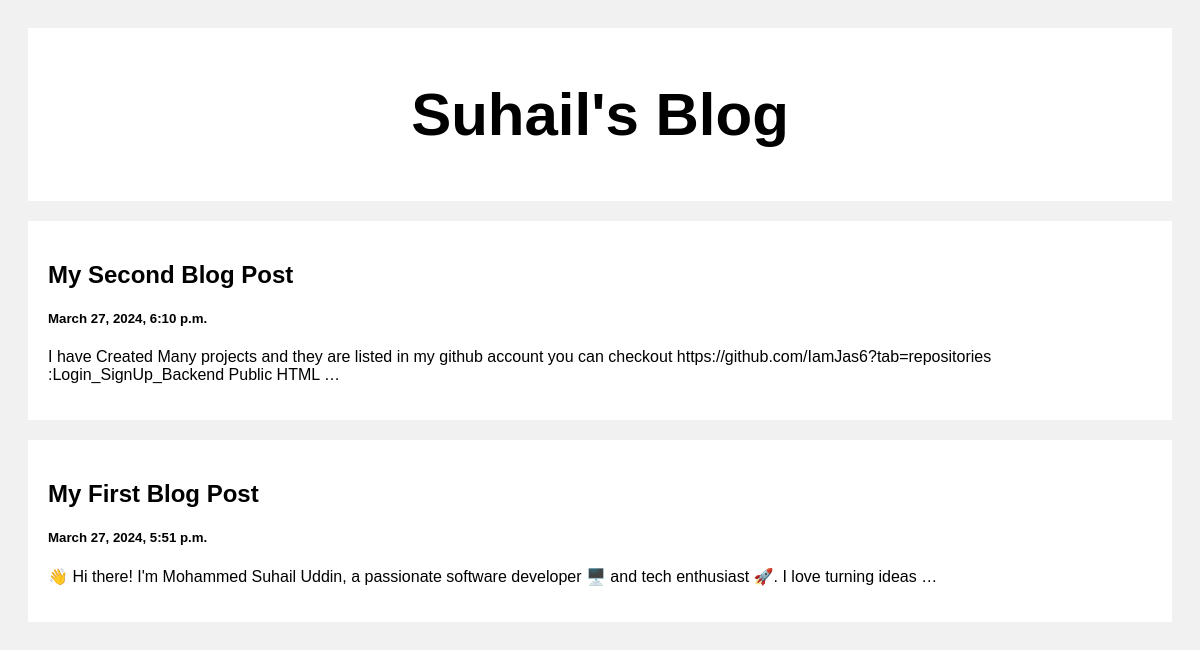
The page / on the database its author committed.
### Myblog/models.py (models this page shows)
class Post(models.Model):
    title = models.CharField(max_length = 100)
    body = models.CharField(max_length = 100000)
    created_date = models.DateTimeField(default=datetime.now, blank=True)

### Myblog/views.py (the view)
# urls.py: path('', views.index, name='index'),
def index(request):
    posts = Post.objects.all()
    return render(request, 'index.html', {'posts':posts} )

### templates/index.html (shortened to what this page needs)
<!DOCTYPE html>
<html>
<head>
</head>
<body>
<div class="header">
  <h2>Suhail's Blog</h2>
</div>
<div class="row">
  <div class="leftcolumn">
    {% for post in posts reversed %}
    <div class="card">
      <a style="text-decoration: none; color: black;" href="/post/{{post.id}}">
        <h2>{{post.title}}</h2>
        <h5>{{post.created_date}}</h5>
        <p>{{post.body|truncatewords:20}}</p>
      </a>
    </div>
    {% endfor %}
  </div>
</div>
</body>
</html>

### templates/index.html (style rules this page uses)
* { box-sizing: border-box; }
body { font-family: Arial; padding: 20px; background: #f1f1f1; }
.header { padding: 2px; font-size: 40px; text-align: center; background: white; }
.leftcolumn { float: left; width: 100%; }
.card { background-color: white; padding: 20px; margin-top: 20px; }
.row:after { content: ""; display: table; clear: both; }

### rows shown on the page
Post: title "My Second Blog Post", created_date "March 27, 2024, 6:10 p.m.", body "I have Created Many projects and they are listed in my github account you can checkout https://github.com/IamJas6?tab=repositories :Login_SignUp_Backend Public HTML …"
Post: title "My First Blog Post", created_date "March 27, 2024, 5:51 p.m.", body "👋 Hi there! I'm Mohammed Suhail Uddin, a passionate software developer 🖥️ and tech enthusiast 🚀. I love turning ideas …"
